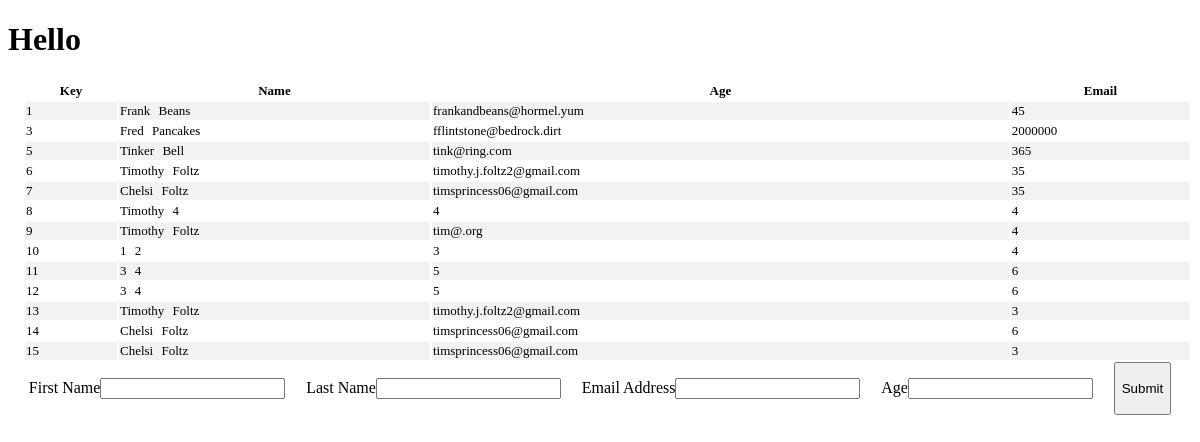
The page / on the database its author committed.
### users_app/models.py (models this page shows, shortened)
class user (models.Model):
    first_name = models.CharField(max_length = 255)
    last_name = models.CharField(max_length = 255)
    email_address = models.CharField(max_length = 255)
    age = models.IntegerField()
    created_at = models.DateTimeField(auto_now_add=True)
    updated_at = models.DateTimeField(auto_now=True)

### users_app/views.py (the view)
# urls.py: path('', views.index),
def index(request):
    context = {
        "user_model": user.objects.all()
    }
    return render(request,"index.html",context)

### users_app/templates/index.html (shortened to what this page needs)
<!DOCTYPE html>
<html lang="en">
<head>
    {%load static%}
    <link rel="stylesheet" href="{% static 'css/style.css' %}">
</head>
<body>
    <div>
        <h1>Hello</h1>
    </div>
    <div class="table">
        <table>
            <div class="table headers">
                <tr>
                <th>Key</th>
                <th>Name</th>
                <th>Age</th>
                <th>Email</th>
                </tr>
            </div>
            {% for user in user_model %}
            <tr>
                <td>{{user.id}}</td>
                <td class="name">{{user.first_name}} {{user.last_name}}</td>
                <td>{{user.email_address}}</td>
                <td>{{user.age}}</td>
            </tr>{%endfor%}
        </table>
    </div>
    <div class="form">
        <form action="/process" method="POST">
            <p>First Name<input name="first_name" type="text"></p>
            <p>Last Name<input name="last_name" type="text"></p>
            <p>Email Address<input name="email_address" type="text"></p>
            <p>Age<input name="age" type="text"></p>
            <button>Submit</button>
        </form>
    </div>
</body>
</html>

### users_app/static/css/style.css (style rules this page uses)
table tr th { justify-items: center; }
table { height: 100px; width: inherit; font-size: 13px; padding-left: 15px; }
tr:nth-child(even) { background-color: #f2f2f2; }
.name { word-spacing: 5px; }
.table { display: grid; }
form { justify-content: space-evenly; display: flex; flex-wrap: wrap; }

### rows shown on the page
user: id "1", first_name "Frank", last_name "Beans", email_address "frankandbeans@hormel.yum", age "45"
user: id "3", first_name "Fred", last_name "Pancakes", email_address "fflintstone@bedrock.dirt", age "2000000"
user: id "5", first_name "Tinker", last_name "Bell", email_address "tink@ring.com", age "365"
user: id "6", first_name "Timothy", last_name "Foltz", email_address "timothy.j.foltz2@gmail.com", age "35"
user: id "7", first_name "Chelsi", last_name "Foltz", email_address "timsprincess06@gmail.com", age "35"
user: id "8", first_name "Timothy", last_name "4", email_address "4", age "4"
user: id "9", first_name "Timothy", last_name "Foltz", email_address "tim@.org", age "4"
user: id "10", first_name "1", last_name "2", email_address "3", age "4"
user: id "11", first_name "3", last_name "4", email_address "5", age "6"
user: id "12", first_name "3", last_name "4", email_address "5", age "6"
user: id "13", first_name "Timothy", last_name "Foltz", email_address "timothy.j.foltz2@gmail.com", age "3"
user: id "14", first_name "Chelsi", last_name "Foltz", email_address "timsprincess06@gmail.com", age "6"
user: id "15", first_name "Chelsi", last_name "Foltz", email_address "timsprincess06@gmail.com", age "3"
